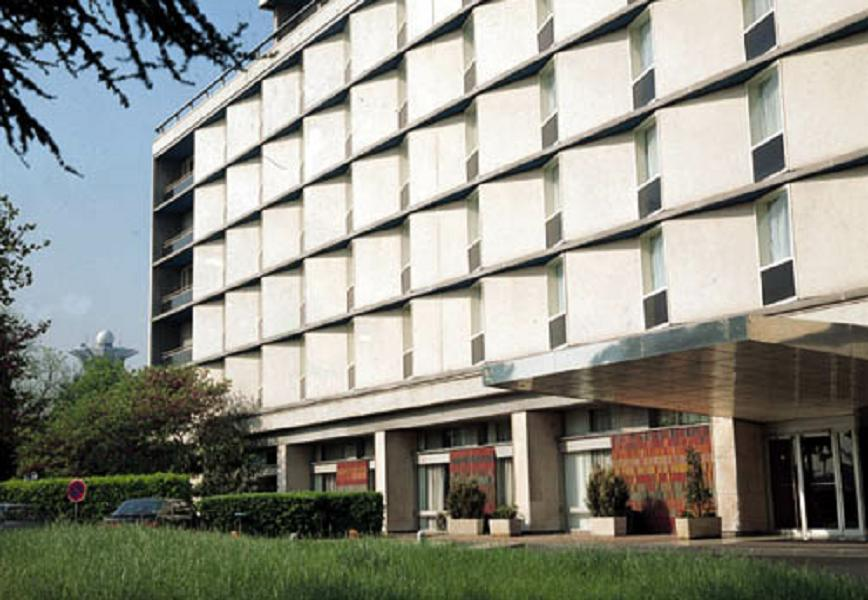
//> input picture imgdata/building.jpg, 868 x 600 px
$ ./5-10-13_Canny   (built with g++ and OpenCV 4)
//> lines starting //> are read from the running program, lines starting //| are printed output that depends on the picture; after the words box and inside, x2 and y2 are one past the last pixel; in counts of white or black regions, pixels touching at a corner belong together
// C++ source file
/***********************************************
# Copyright (c) 2018, Wuhan
# All rights reserved.
#
# @Filename: 5-10-13_Canny.cpp
# @Version：V1.0
# @Author: Frank Liu - frankliu624@gmail.com
# @Description: 改进边缘检测算子——Canny
# @Create Time: 2018-10-09 10:45:37
# @Last Modified: 2018-10-09 10:45:37
***********************************************/
#include <opencv2/core/core.hpp>
#include <opencv2/imgproc/imgproc.hpp>
#include <opencv2/highgui/highgui.hpp>

using namespace cv;

// 边缘连接
void followEdges(int x, int y, Mat &magnitude, int tUpper,
                 int tLower, Mat &edges)
{
    edges.at<float>(y, x) = 255;

    for (int i = -1; i < 2; i++) {
        for (int j = -1; j < 2; j++) {
            // 边界限制
            if ((i != 0) && (j != 0) && (x + i >= 0) &&
                (y + j >= 0) && (x + i < magnitude.cols) &&
                (y + j < magnitude.rows)) {
                // 梯度幅值边缘判断及连接
                if ((magnitude.at<float>(y + j, x + i) > tLower)
                    && (edges.at<float>(y + j, x + i) != 255)) {
                    followEdges(x + i, y + j, magnitude,
                                tUpper, tLower, edges);
                }
            }
        }
    }
}
// 边缘检测
void edgeDetect(Mat &magnitude, int tUpper, int tLower,
                Mat &edges)
{
    int rows = magnitude.rows;
    int cols = magnitude.cols;
    edges = Mat(magnitude.size(), CV_32F, 0.0);

    for (int x = 0; x < cols; x++) {
        for (int y = 0; y < rows; y++) {
            // 梯度幅值判断
            if (magnitude.at<float>(y, x) >= tUpper) {
                followEdges(x, y, magnitude, tUpper,
                            tLower, edges);
            }
        }
    }
}
// 非极大值抑制
void nonMaximumSuppression(Mat &magnitudeImage,
                           Mat &directionImage)
{
    Mat checkImage = Mat(magnitudeImage.rows, magnitudeImage.cols, CV_8U);
    // 迭代器初始化
    MatIterator_<float>itMag = magnitudeImage.begin<float>();
    MatIterator_<float>itDirection = directionImage.begin <float>();
    MatIterator_<unsigned char>itRet = checkImage.begin<unsigned char>();
    MatIterator_<float>itEnd = magnitudeImage.end<float>();

    // 计算对应方向
    for (; itMag != itEnd; ++itDirection, ++itRet, ++itMag)
    {
        // 将方向进行划分， 对每个方向进行幅值判断
        const Point pos = itRet.pos();
        float currentDirection = atan(*itDirection) * (180 / 3.142);

        while (currentDirection < 0)
            currentDirection += 180;

        *itDirection = currentDirection;

        // 边界限定,对相应方向进行判断
        if (currentDirection > 22.5 && currentDirection <= 67.5) {
            // 邻域位置极值判断
            if (pos.y > 0 && pos.x > 0 && *itMag <=
                magnitudeImage.at<float>(pos.y - 1, pos.x - 1)) {
                magnitudeImage.at<float>(pos.y, pos.x) = 0;
            }

            if (pos.y < magnitudeImage.rows - 1 && pos.x <
                magnitudeImage.cols - 1 && *itMag <=
                magnitudeImage.at<float>(pos.y + 1, pos.x + 1)) {
                magnitudeImage.at<float>(pos.y, pos.x) = 0;
            }
        } else if (currentDirection > 67.5 && currentDirection <= 112.5) {
            // 邻域位置极值判断
            if (pos.y > 0 && *itMag <= magnitudeImage.at<float>(pos.y - 1, pos.x))
            {
                magnitudeImage.at<float>(pos.y, pos.x) = 0;
            }

            if (pos.y < magnitudeImage.rows - 1 &&
                *itMag <= magnitudeImage.at<float>(pos.y + 1, pos.x)) {
                magnitudeImage.at<float>(pos.y, pos.x) = 0;
            }
        } else if (currentDirection > 112.5 && currentDirection <= 157.5) {
            // 邻域位置极值判断
            if (pos.y > 0 && pos.x < magnitudeImage.cols - 1 &&
                *itMag <= magnitudeImage.at<float>(pos.y - 1,
                                                   pos.x + 1)) {
                magnitudeImage.at<float>(pos.y, pos.x) = 0;;
            }

            if (pos.y < magnitudeImage.rows - 1 && pos.x > 0 &&
                *itMag <= magnitudeImage.at<float>(pos.y + 1,
                                                   pos.x - 1)) {
                magnitudeImage.at<float>(pos.y, pos.x) = 0;
            }
        } else {
            // 邻域位置极值判断
            if (pos.x > 0 && *itMag <=
                magnitudeImage.at<float>(pos.y, pos.x - 1)) {
                magnitudeImage.at<float>(pos.y, pos.x) = 0;
            }

            if (pos.x < magnitudeImage.cols - 1 && *itMag <=
                magnitudeImage.at<float>(pos.y, pos.x + 1)) {
                magnitudeImage.at<float>(pos.y, pos.x) = 0;
            }
        }
    }
}

void myCanny(Mat& src, Mat& edges, int upperThresh, int lowerThresh)
{
    /************ 1. 消除噪声 **************/

    // 高斯滤波
    Mat image;
    GaussianBlur(src, image, Size(3,3), 1.5);

    /************ 2. 计算梯度幅值与方向 *************/

    // 使用Sobel计算相应的梯度幅值及方向
    Mat magX = Mat(src.rows, src.cols, CV_32F);
    Mat magY = Mat(src.rows, src.cols, CV_32F);
    Sobel(image, magX, CV_32F, 1, 0, 3);
    Sobel(image, magY, CV_32F, 0, 1, 3);
    // 计算斜率
    Mat slopes = Mat(image.rows, image.cols, CV_64F);
    divide(magY, magX, slopes);
    // 计算每个点的梯度
    Mat sum = Mat(image.rows, image.cols, CV_64F);
    Mat prodX = Mat(image.rows, image.cols, CV_64F);
    Mat prodY = Mat(image.rows, image.cols, CV_64F);
    multiply(magX, magX, prodX);
    multiply(magY, magY, prodY);
    sum = prodX + prodY;
    sqrt(sum, sum);
    Mat magnitude = sum.clone();


    /*************** 3. 非极大值抑制 ****************/

    nonMaximumSuppression(magnitude, slopes);

    /*************** 4. 滞后阈值边缘连接 *************/

    edgeDetect(magnitude, upperThresh, lowerThresh, edges);
}

int main()
{
    Mat srcImage = imread("../../imgdata/building.jpg", 0);
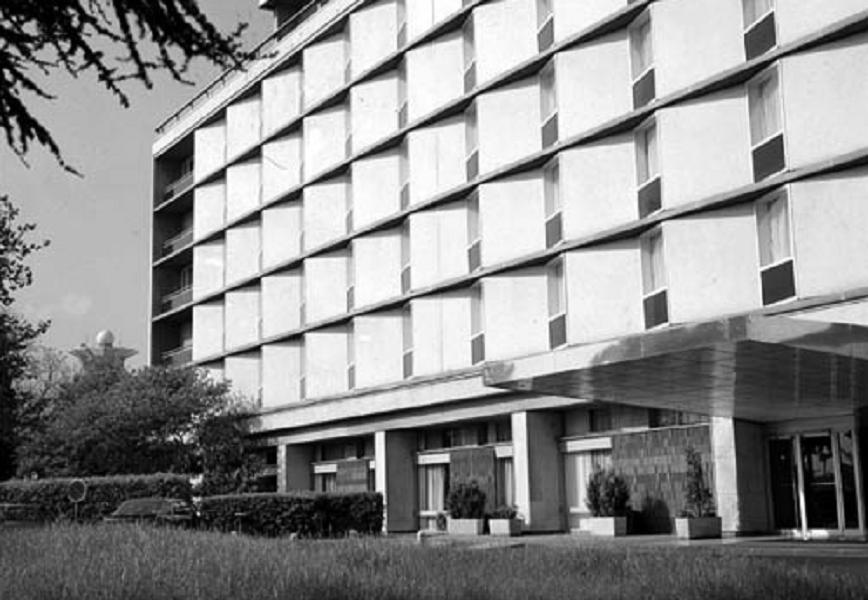
//> srcImage: 600 rows x 868 cols, CV_8UC1; min 0, max 255, mean 142.3

    if (!srcImage.data)
        return -1;

    int highValue = 100;
    int lowValue = 50;
    Mat cannyEdges;
    myCanny(srcImage, cannyEdges, highValue, lowValue);
//> in myCanny, `Sobel(image, magY, CV_32F, 0, 1, 3);`:
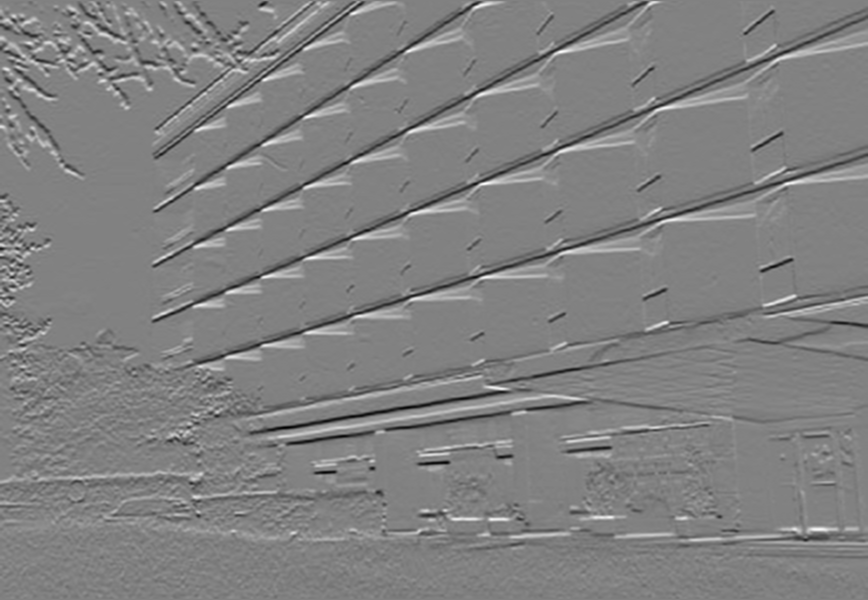
//> magY: 600 rows x 868 cols, CV_32FC1; min -568, max 550, mean -1.3; drawn with min black and max white
//> in myCanny, `divide(magY, magX, slopes);`:
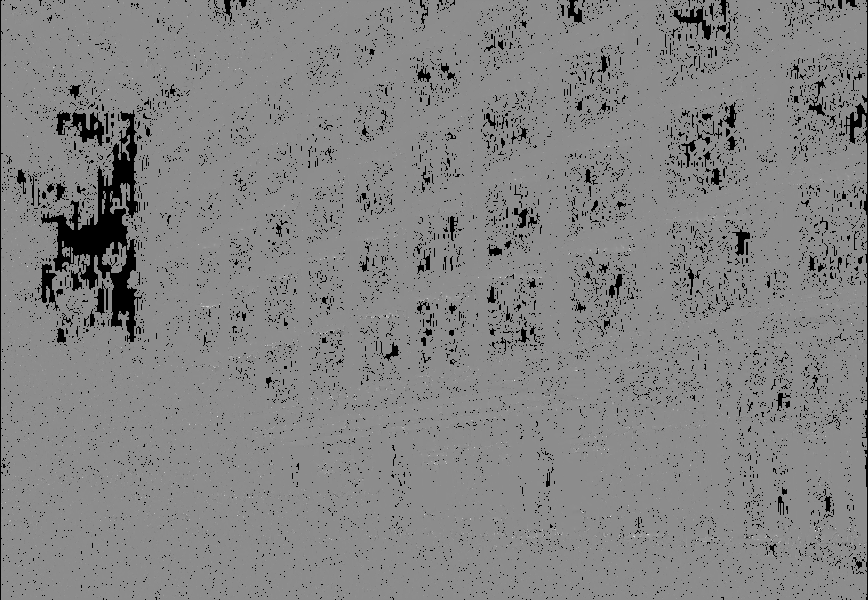
//> slopes: 600 rows x 868 cols, CV_32FC1; 6.32% of the values are NaN or infinite; the others: min -515, max 417, mean 0.567; drawn with min black, max white, NaN and infinite black
//> in myCanny, `Mat magnitude = sum.clone();`:
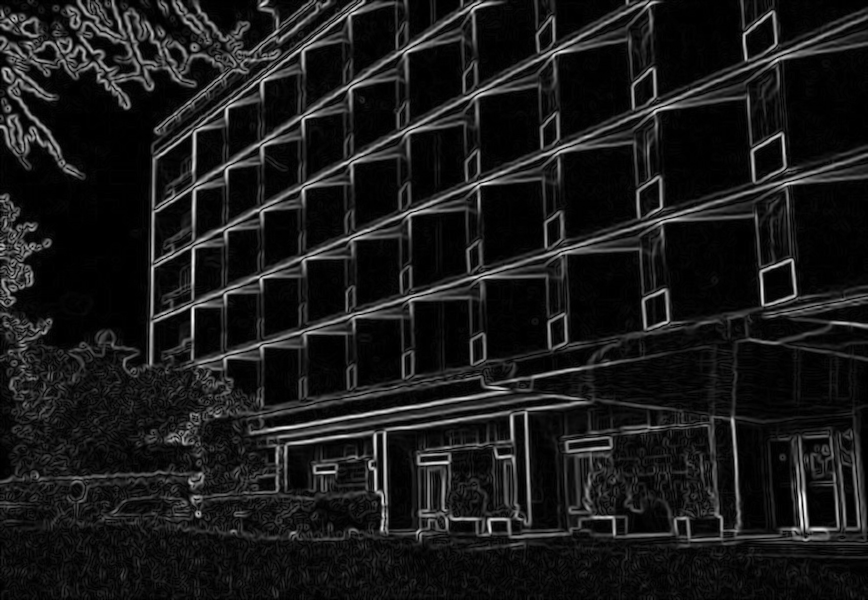
//> magnitude: 600 rows x 868 cols, CV_32FC1; min 0, max 602.4, mean 62.4; drawn with min black and max white
//> the loop in nonMaximumSuppression, `for (; itMag != itEnd; ++itDirection, ++itRet, ++itMag)` made 520800 passes
//> after the loop in nonMaximumSuppression, `for (; itMag != itEnd; ++itDirection, ++itRet, ++itMag)`:
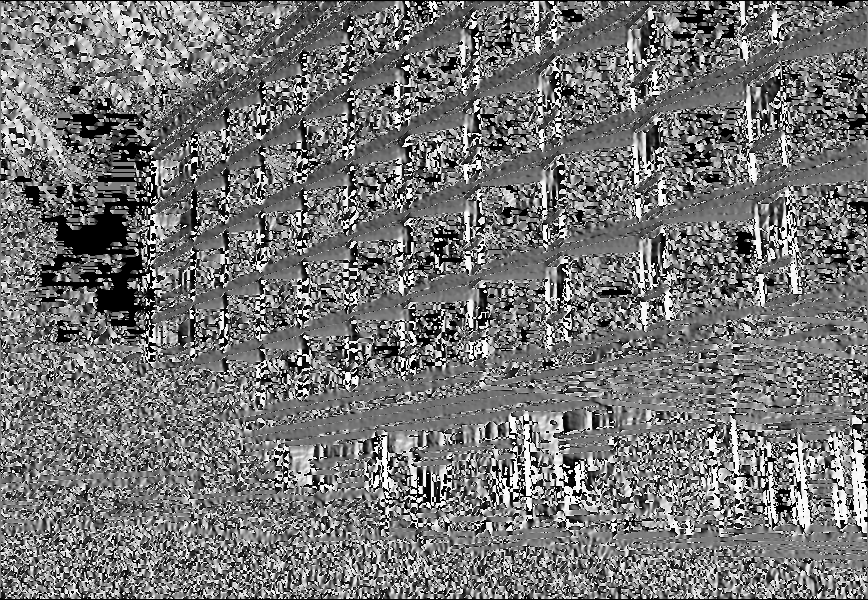
//> directionImage: 600 rows x 868 cols, CV_32FC1; 2.67% of the values are NaN or infinite; the others: min 0, max 179.9, mean 84.79; drawn with min black, max white, NaN and infinite black
//> after the loop in nonMaximumSuppression, `for (; itMag != itEnd; ++itDirection, ++itRet, ++itMag)`:
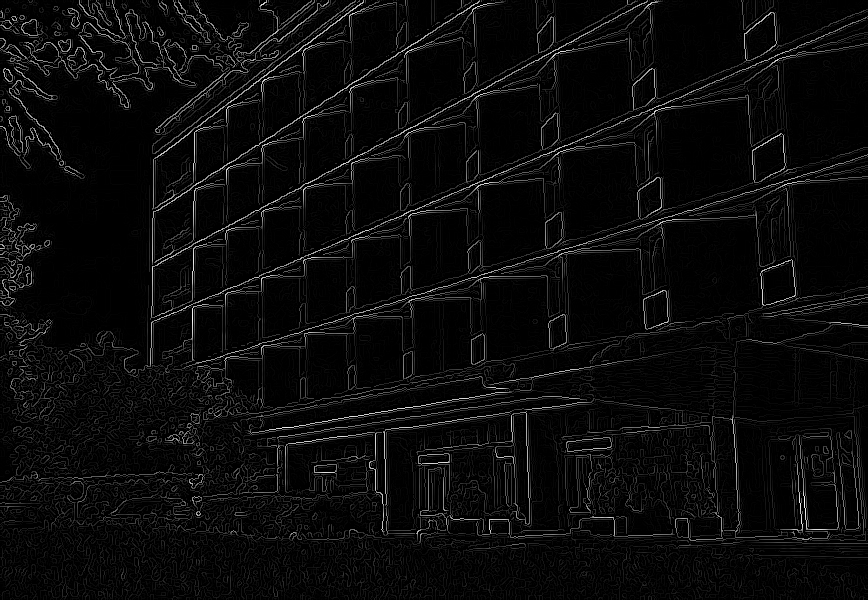
//> magnitudeImage: 600 rows x 868 cols, CV_32FC1; min 0, max 602.4, mean 26.3; drawn with min black and max white
//> after the loop in nonMaximumSuppression, `for (; itMag != itEnd; ++itDirection, ++itRet, ++itMag)`: checkImage: 600 rows x 868 cols, CV_8UC1; every value is 0
//> after the loop in edgeDetect, `for (int x = 0; x < cols; x++)`:
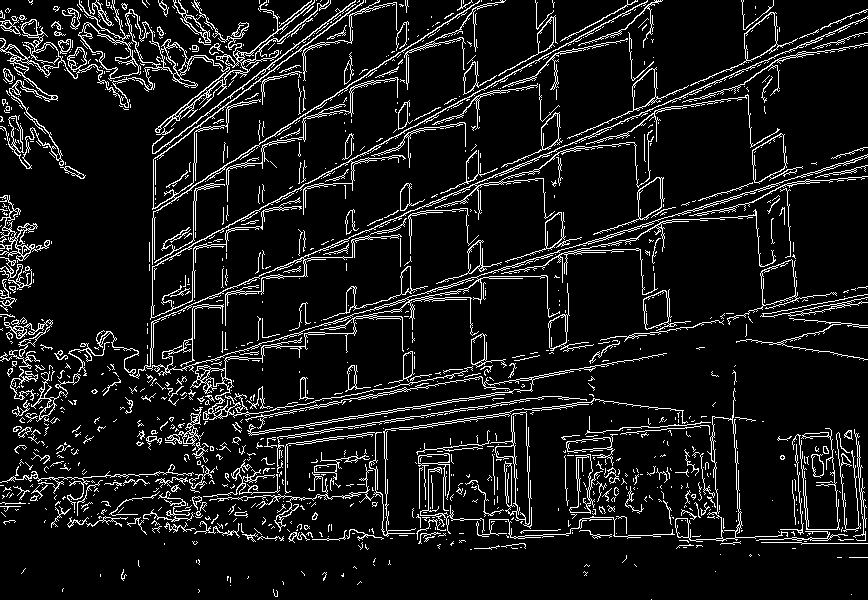
//> edges: 600 rows x 868 cols, CV_32FC1; 9.5% white in thin lines or dots
    imshow("srcImage", srcImage);
    imshow("cannyEdges", cannyEdges);
    waitKey();
    return 0;
}

$ run again, with imgdata/HappyFish.jpg copied over imgdata/building.jpg
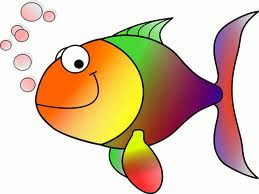
//> input picture imgdata/HappyFish.jpg, 259 x 194 px
//> the loop in nonMaximumSuppression, `for (; itMag != itEnd; ++itDirection, ++itRet, ++itMag)` made 50246 passes
//> after the loop in edgeDetect, `for (int x = 0; x < cols; x++)`:
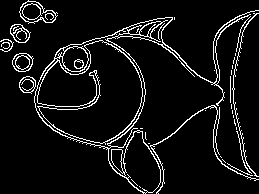
//> edges: 194 rows x 259 cols, CV_32FC1; 7.2% white in thin lines or dots
